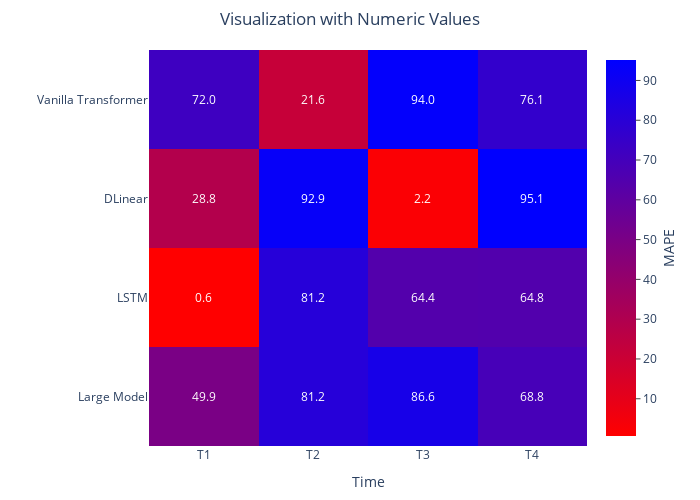

Here is the notebook cell this chart was saved with:
### Code cell
import plotly.graph_objects as go
import numpy as np

# Example data for visualization (you can replace this with your own data)
models = ["Large Model", "LSTM", "DLinear", "Vanilla Transformer"]
time_steps = ["T1", "T2", "T3", "T4"]
values = np.random.rand(4, 4) * 100  # Replace this with your real data

# Define a custom color scale (red to blue, no white in the middle)
custom_colorscale = [
    [0.0, "red"],  # Minimum value -> Red
    [1.0, "blue"]  # Maximum value -> Blue
]

# Create annotations for the heatmap (numeric values)
annotations = []
for i in range(len(models)):
    for j in range(len(time_steps)):
        annotations.append(
            dict(
                text=f"{values[i, j]:.1f}",  # Format numbers (1 decimal place)
                x=time_steps[j],  # Corresponding column
                y=models[i],  # Corresponding row
                font=dict(color="white"),  # Text color is fixed to white
                showarrow=False
            )
        )

# Create the heatmap
fig = go.Figure(data=go.Heatmap(
    z=values,  # Values for the heatmap
    x=time_steps,  # Columns (Time steps)
    y=models,  # Rows (Models)
    colorscale=custom_colorscale,  # Custom color scale
    colorbar=dict(
        title="MAPE",  # Title for the colorbar
        titleside="right",  # Position of the title
        ticks="outside"
    )
))

# Add annotations (numbers inside the heatmap)
fig.update_layout(annotations=annotations)

# Update layout for better styling
fig.update_layout(
    title="Visualization with Numeric Values",  # Title for the chart
    title_x=0.5,
    xaxis=dict(title="Time", showgrid=False, zeroline=False),
    yaxis=dict(title="", showgrid=False, zeroline=False, automargin=True),
    height=500,  # Adjust height
    width=700,  # Adjust width
    margin=dict(l=100, r=100, t=50, b=50)  # Margins for better layout
)

# Show the figure
fig.show()

### Figure 1 — Plotly figure (JSON) as saved in the notebook; plotly's stock layout.template omitted (floating-point values rounded to 4 significant figures)
{"data": [{"colorbar": {"ticks": "outside", "title": {"side": "right", "text": "MAPE"}}, "colorscale": [[0, "red"], [1, "blue"]], "type": "heatmap", "x": ["T1", "T2", "T3", "T4"], "y": ["Large Model", "LSTM", "DLinear", "Vanilla Transformer"], "z": [[49.93, 81.21, 86.59, 68.81], [0.6371, 81.24, 64.36, 64.84], [28.76, 92.86, 2.171, 95.14], [72.02, 21.63, 93.98, 76.08]]}], "layout": {"annotations": [{"font": {"color": "white"}, "showarrow": false, "text": "49.9", "x": "T1", "y": "Large Model"}, {"font": {"color": "white"}, "showarrow": false, "text": "81.2", "x": "T2", "y": "Large Model"}, {"font": {"color": "white"}, "showarrow": false, "text": "86.6", "x": "T3", "y": "Large Model"}, {"font": {"color": "white"}, "showarrow": false, "text": "68.8", "x": "T4", "y": "Large Model"}, {"font": {"color": "white"}, "showarrow": false, "text": "0.6", "x": "T1", "y": "LSTM"}, {"font": {"color": "white"}, "showarrow": false, "text": "81.2", "x": "T2", "y": "LSTM"}, {"font": {"color": "white"}, "showarrow": false, "text": "64.4", "x": "T3", "y": "LSTM"}, {"font": {"color": "white"}, "showarrow": false, "text": "64.8", "x": "T4", "y": "LSTM"}, {"font": {"color": "white"}, "showarrow": false, "text": "28.8", "x": "T1", "y": "DLinear"}, {"font": {"color": "white"}, "showarrow": false, "text": "92.9", "x": "T2", "y": "DLinear"}, {"font": {"color": "white"}, "showarrow": false, "text": "2.2", "x": "T3", "y": "DLinear"}, {"font": {"color": "white"}, "showarrow": false, "text": "95.1", "x": "T4", "y": "DLinear"}, {"font": {"color": "white"}, "showarrow": false, "text": "72.0", "x": "T1", "y": "Vanilla Transformer"}, {"font": {"color": "white"}, "showarrow": false, "text": "21.6", "x": "T2", "y": "Vanilla Transformer"}, {"font": {"color": "white"}, "showarrow": false, "text": "94.0", "x": "T3", "y": "Vanilla Transformer"}, {"font": {"color": "white"}, "showarrow": false, "text": "76.1", "x": "T4", "y": "Vanilla Transformer"}], "height": 500, "margin": {"b": 50, "l": 100, "r": 100, "t": 50}, "title": {"text": "Visualization with Numeric Values", "x": 0.5}, "width": 700, "xaxis": {"showgrid": false, "title": {"text": "Time"}, "zeroline": false}, "yaxis": {"automargin": true, "showgrid": false, "title": {"text": ""}, "zeroline": false}}}
